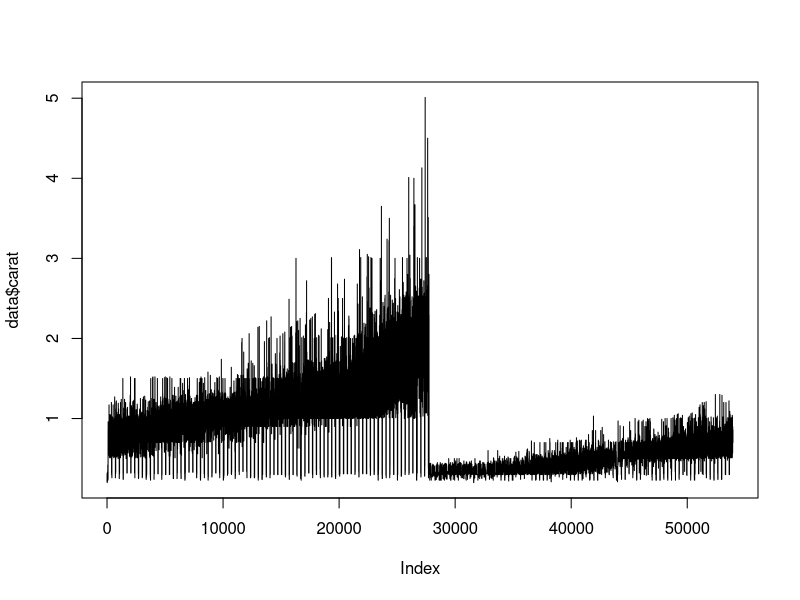
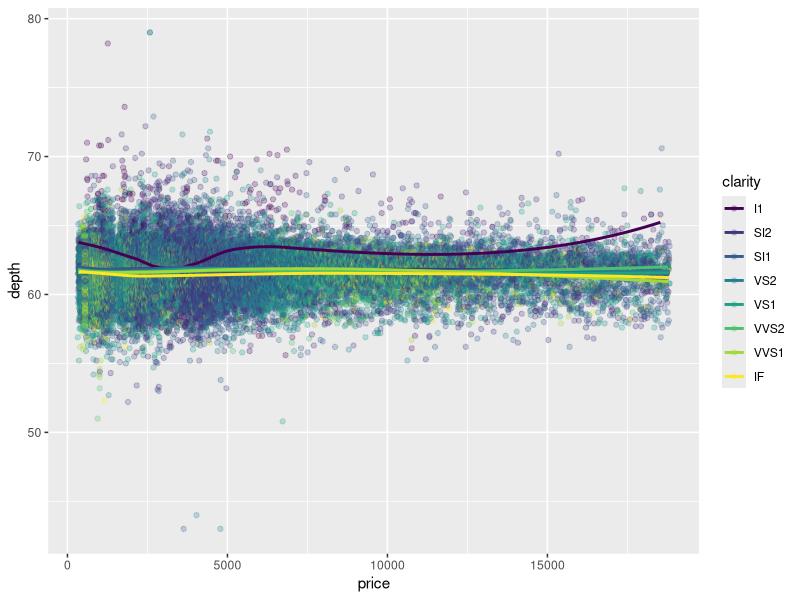

Source code (R) for these figures, in order:
## ---- chunk 1
library(ggplot2)
data <- diamonds

data[c('carat', 'price')]

View(data[order(data$carat), ])

plot(data$carat, type = "l")

## ---- chunk 2
thisPlot2 <- ggplot(data, aes(x = price, y = depth, color = clarity)) + 
        geom_point(alpha = 0.25) +
        geom_smooth(method = "loess",  se = FALSE)
      
      thisPlot2
